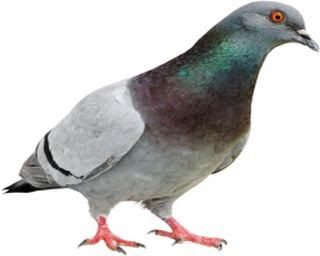
#> input picture Lab4/queryimage.png, 320 x 256 px
$ jupyter execute cs22b2025_LAB4_Q3.ipynb
#> lines starting #> are read from the running program, lines starting #| are printed output that depends on the picture; long printed decimals are rounded
Consider the following images. Obtain the histograms for each of the images. Using a suitable distance measure (Bhattacharyya Distance) , find the distance between the query image and reference images. You can use the inbuilt function to calculate the Bhattacharyya Distance between two histograms, check classroom post for more information.

[cell 1]
import numpy as np
import pandas as pd
import matplotlib.pyplot as plt
#For getting histogram from  images.
from PIL import Image

[cell 2]
def plot_histogram(image_file):

    # Load the image using PIL
#> called with image_file = 'queryimage.png'
    image = Image.open(image_file)
#> image is the input picture: PIL image 320x256 RGBA; mean R, G, B, A 203.2, 202, 201.1, 254.1

    # Convert the image to a numpy array
    image_array = np.array(image)

    # If the image is colored (RGB), compute histograms for each channel
    if len(image_array.shape) == 3:
        r_channel = image_array[:, :, 0]
        g_channel = image_array[:, :, 1]
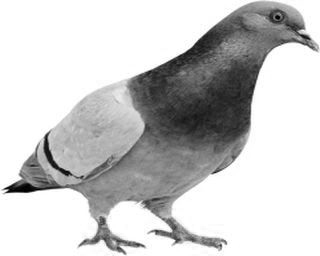
#> g_channel: shape (256, 320); min 0, max 255, mean 202
        b_channel = image_array[:, :, 2]
        hist_r, _ = np.histogram(r_channel.flatten(), bins=32, range=[0, 256])
#> hist_r = 32 values, max 48958 at index 31, min 72 at index 1, mean 2560
        hist_g, _ = np.histogram(g_channel.flatten(), bins=32, range=[0, 256])
#> hist_g = 32 values, max 48767 at index 31, min 69 at index 1, mean 2560
        hist_b, _ = np.histogram(b_channel.flatten(), bins=32, range=[0, 256])
#> hist_b = 32 values, max 48459 at index 31, min 73 at index 1, mean 2560
        # Adjust the bin size and plot the histograms for each channel
        plt.hist(r_channel.flatten(), bins=32, range=[0, 256], color='red', alpha=0.5, label='Red')
        plt.hist(g_channel.flatten(), bins=32, range=[0, 256], color='green', alpha=0.5, label='Green')
        plt.hist(b_channel.flatten(), bins=32, range=[0, 256], color='blue', alpha=0.5, label='Blue')

    else:
        plt.hist(image_array.flatten(), bins=64, range=[0, 256], color='gray', alpha=0.5, label='Grayscale')

    # Setting the y-axis to logarithmic scale.
    plt.yscale('log')


    plt.xlim([0, 150])

    plt.title('Image Histogram')
    plt.xlabel('Pixel Intensity')
    plt.ylabel('Frequency')
    plt.legend()
    plt.show()
#> figure, not shown here; tallest bar 48958 high, from x = 248 to 256; tallest bar 48767 high, from x = 248 to 256; tallest bar 48459 high, from x = 248 to 256
    return hist_r, hist_g, hist_b

[cell 3]
#plotting the histograms
q= plot_histogram('queryimage.png')
r1 = plot_histogram('refimage1.png')
#> call 2 of plot_histogram, with image_file = 'refimage1.png'
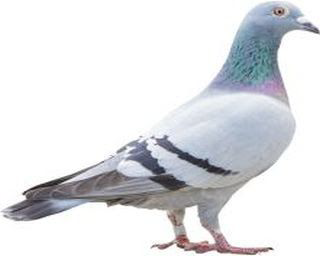
#> input picture Lab4/refimage1.png, 320 x 256 px
#> in plot_histogram, image is the input picture: PIL image 320x256 RGBA; mean R, G, B, A 223.4, 224.7, 227.7, 254.1
#> in plot_histogram (call 2), `r_channel = image_array[:, :, 0]`:
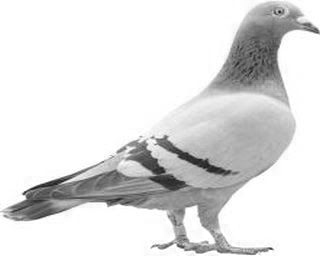
#> r_channel: shape (256, 320); min 26, max 255, mean 223.4
#> in plot_histogram (call 2), `b_channel = image_array[:, :, 2]`:
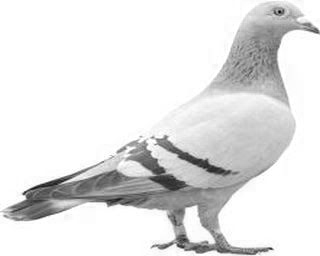
#> b_channel: shape (256, 320); min 1, max 255, mean 227.7
#> in plot_histogram (call 2), `hist_r, _ = np.histogram(r_channel.flatten(), bins=32, range=[0, 256])`: hist_r = 32 values, max 53877 at index 31, min 0 at index 0, mean 2560
#> in plot_histogram (call 2), `hist_g, _ = np.histogram(g_channel.flatten(), bins=32, range=[0, 256])`: hist_g = 32 values, max 53972 at index 31, min 0 at index 1, mean 2560
#> in plot_histogram (call 2), `hist_b, _ = np.histogram(b_channel.flatten(), bins=32, range=[0, 256])`: hist_b = 32 values, max 54079 at index 31, min 0 at index 1, mean 2560
#> in plot_histogram (call 2), `plt.show()`:
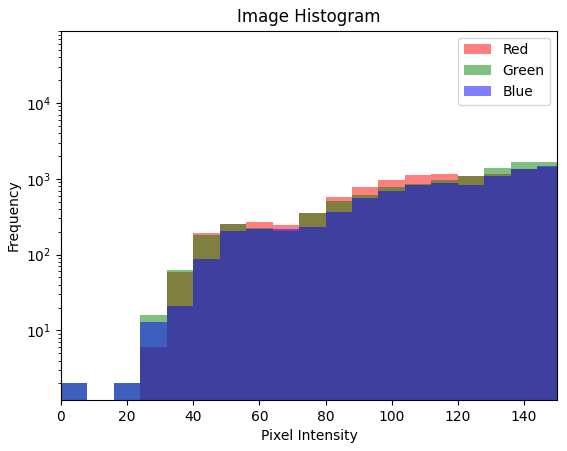
#> figure drawn by matplotlib, 1 panel; tallest bar 53877 high, from x = 248 to 256; tallest bar 53972 high, from x = 248 to 256; tallest bar 54079 high, from x = 248 to 256
r2= plot_histogram('refimage2.png')
#> call 3 of plot_histogram, with image_file = 'refimage2.png'
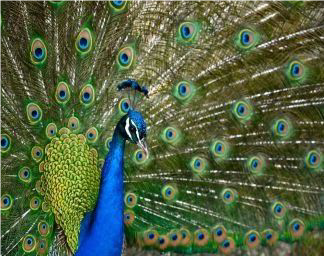
#> input picture Lab4/refimage2.png, 324 x 256 px
#> in plot_histogram, image is the input picture: PIL image 324x256 RGBA; mean R, G, B, A 82.4, 98, 65, 254.1
#> in plot_histogram (call 3), `r_channel = image_array[:, :, 0]`:
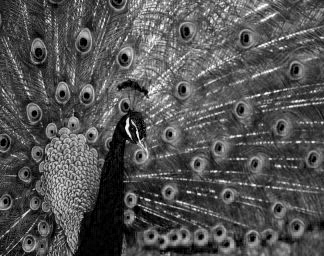
#> r_channel: shape (256, 324); min 0, max 255, mean 82.4
#> in plot_histogram (call 3), `g_channel = image_array[:, :, 1]`:
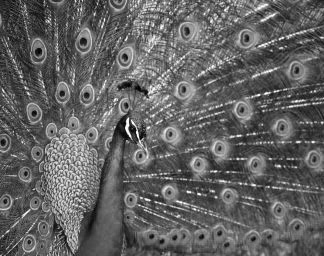
#> g_channel: shape (256, 324); min 0, max 255, mean 98
#> in plot_histogram (call 3), `b_channel = image_array[:, :, 2]`:
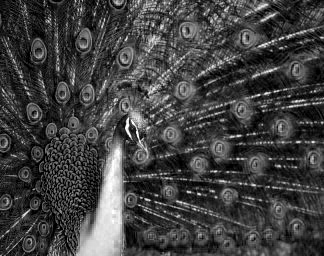
#> b_channel: shape (256, 324); min 0, max 255, mean 65
#> in plot_histogram (call 3), `hist_r, _ = np.histogram(r_channel.flatten(), bins=32, range=[0, 256])`: hist_r = 32 values, max 7065 at index 8, min 54 at index 31, mean 2592
#> in plot_histogram (call 3), `hist_g, _ = np.histogram(g_channel.flatten(), bins=32, range=[0, 256])`: hist_g = 32 values, max 7907 at index 10, min 45 at index 0, mean 2592
#> in plot_histogram (call 3), `hist_b, _ = np.histogram(b_channel.flatten(), bins=32, range=[0, 256])`: hist_b = 32 values, max 7934 at index 4, min 110 at index 31, mean 2592
#> in plot_histogram (call 3), `plt.show()`:
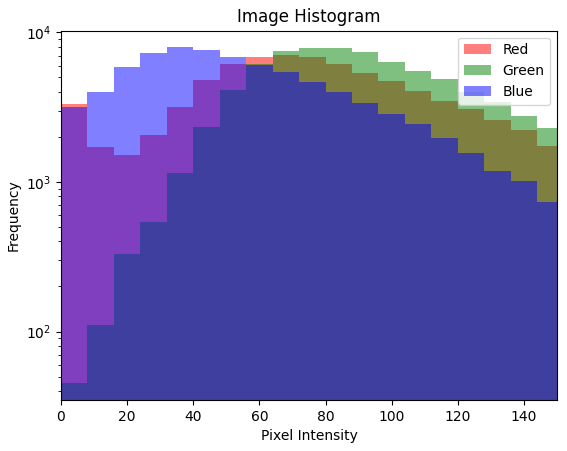
#> figure drawn by matplotlib, 1 panel; tallest bar 7065 high, from x = 64 to 72; tallest bar 7907 high, from x = 80 to 88; tallest bar 7934 high, from x = 32 to 40

[cell 4]
def calculate_bhattacharyya_distance(hist1, hist2):

    # Normalizing the histograms to make them probability distributions
    hist1_n = hist1 / np.sum(hist1)
    hist2_n = hist2 / np.sum(hist2)

    # Calculating the Bhattacharyya coefficient
    bc = np.sum(np.sqrt(hist1_n * hist2_n))
#> bc = 0.961

    # Calculating the Bhattacharyya distance
    distance = -np.log(bc)
#> distance = 0.0394

    return distance

[cell 5]
print("Distance between histogram of image 1 and image2:", calculate_bhattacharyya_distance(q, r1))
#| Distance between histogram of image 1 and image2: 0.03942
print("Distance between histogram of image 1 and image3:", calculate_bhattacharyya_distance(q, r2))
#| Distance between histogram of image 1 and image3: 0.5362
print("Distance between histogram of image 2 and image3:", calculate_bhattacharyya_distance(r1, r2))
#| Distance between histogram of image 2 and image3: 0.8842
